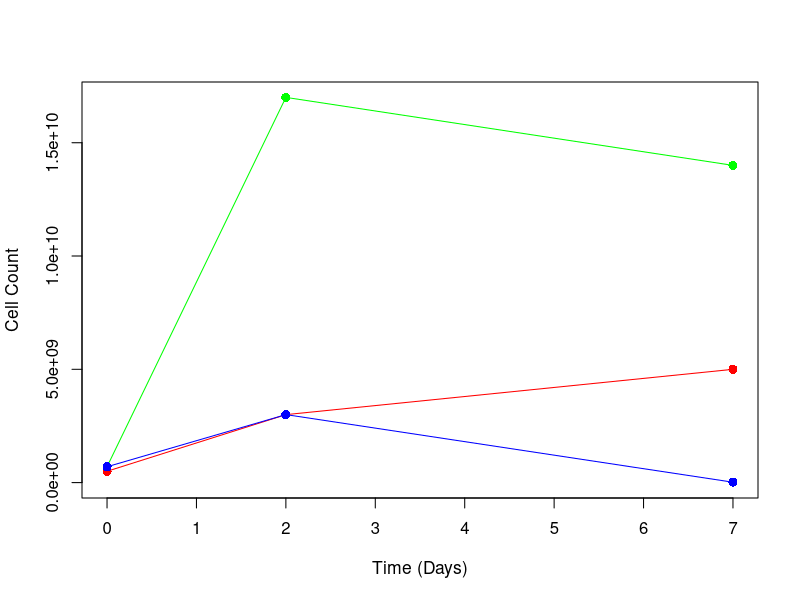

This figure's R source:
#########

data1 <- matrix(nrow = 3, ncol = 4)
data1[,1] <- c(0,2,7)
data1[,2] <- c(500000000,
               3000000000,
               5000000000)
data1[,3] <- c(700000000,
               3000000000,
               16000000)
data1[,4] <- c(700000000,
               17000000000,
               14000000000)
data1 <- as.data.frame(data1)

Day <- data1[,1]
Condition.1 <-data1[,2]
Condition.2 <-data1[,3]
Condition.3 <-data1[,4]



plot(0,type='n', #make empty plot 
     xlim=c(0, 7), 
     ylim=c(0, 17000000000) 
     , xlab= 'Time (Days)', 
     ylab = 'Cell Count', 
     main = '  ', 
     pch=19, yaxt='n', axes=F, # removed axes
     cex.lab=1.05) # make empty plot to fill in

axis(1)
axis(2)
box()

points(Condition.3 ~ Day, col = "green", lwd = 1, cex = 1.2, lty = 1, pch = 16)

lines(Condition.3 ~ Day, col = "green", lwd = 1, cex = 1.2, lty = 1, pch = 16)

points(Condition.1 ~ Day, col = "red", lwd = 1, cex = 1.2, lty = 1, pch = 16) 

lines(Condition.1 ~ Day, col = "red", lwd = 1, cex = 1.2, lty = 1, pch = 16)

points(Condition.2 ~ Day, col = "blue", lwd = 1, cex = 1.2, lty = 1, pch = 16) 

lines(Condition.2 ~ Day, col = "blue", lwd = 1, cex = 1.2, lty = 1, pch = 16)



